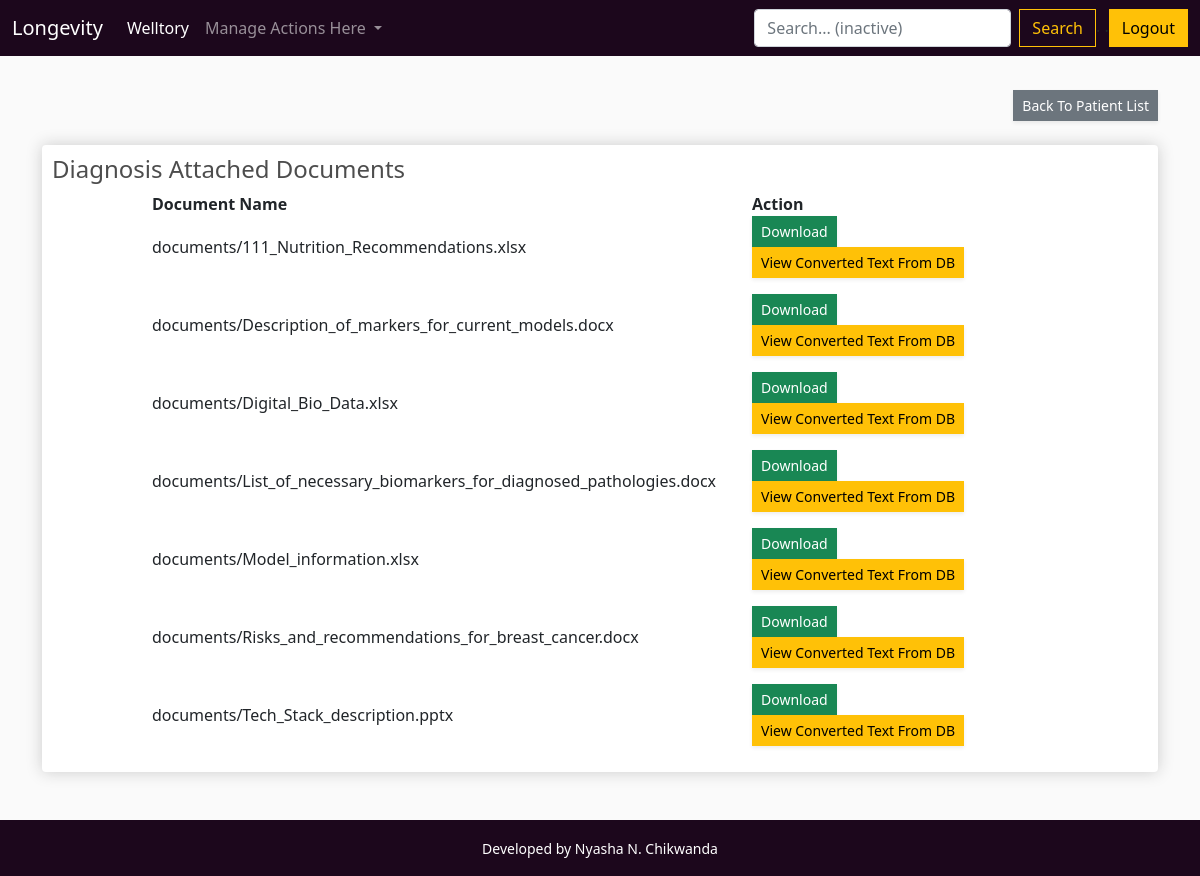
Page /welltory/diagnosisdoclist/1/ (signed in) on the earlier database version.
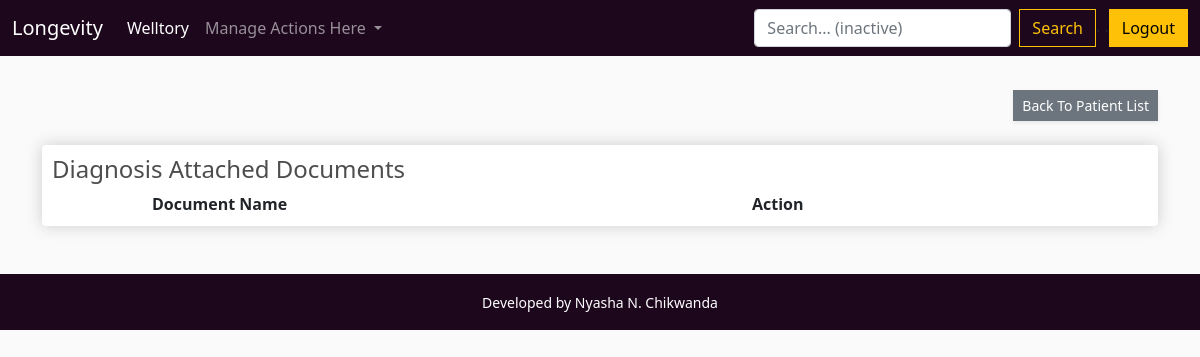
Same page on the later database version.
### welltory/models.py (models this page shows, shortened)
class DiagnosisDoc(models.Model):
    upload = models.FileField(upload_to='documents')
    diagnosis = models.ForeignKey(Diagnosis, on_delete=models.CASCADE)
    content = models.CharField(max_length=2000, null=True)

### welltory/views.py (the view)
# urls.py: path('diagnosisdoclist/<id>/', views.DiagnosisDocListView.as_view(), name='diagnosisdoclist'),
class DiagnosisDocListView(LoginRequiredMixin, generic.ListView):
    model = DiagnosisDoc
    template_name = 'clinic/diagnosisdoclist.html'
    context_object_name = 'diagnosisdoclist'
    paginate_by = 20
    def get_queryset(self):
        self.diagnosis = get_object_or_404(Diagnosis, pk=self.kwargs['id'])
        diagnosis = self.diagnosis.pk
        return DiagnosisDoc.objects.filter(diagnosis=diagnosis)
    def get_context_data(self, **kwargs):
        context = super().get_context_data(**kwargs)
        context['diagnosis'] = self.diagnosis
        return context

### welltory/templates/clinic/diagnosisdoclist.html (shortened to what this page needs)
{% extends 'clinic/main.html' %}
{% load static %}
{% block content %}
<br/>
<div class="row">
    <div class="col-lg-12">
        <div align="right">
            <a href="{% url 'welltory:patientlist' %}"
               class="d-none d-sm-inline-block btn btn-sm btn-secondary shadow-sm">
                Back To Patient List</a>
        </div>
        <br/>
        <div class="box-element">
            <h4>Diagnosis Attached Documents</h4>
            <table>
                <tr>
                    <td width="100"></td>
                    <td width="600"><b>Document Name</b></td>
                    <td width="300"><b>Action</b></td>
                </tr>
                {% for diagnosisdoc in diagnosisdoclist %}
                <tr>
                    <td></td>
                    <td><p>{{ diagnosisdoc.upload }}</p></td>
                    <td><p>
                        <a href="{% url 'welltory:diagnosisdownload' diagnosisdoc.id %}"
                            class="d-none d-sm-inline-block btn btn-sm btn-success shadow-sm">
                             Download</a>
                        <a href="{% url 'welltory:documenttext' diagnosisdoc.id %}"
                            class="d-none d-sm-inline-block btn btn-sm btn-warning shadow-sm">
                             View Converted Text From DB</a>
                    </p></td>
                </tr>
                {% endfor %}
            </table>
        </div>
    </div>
</div>
</div>
<br/>
{% endblock content %}

Differences in the rows shown:
removed DiagnosisDoc: upload "documents/111_Nutrition_Recommendations.xlsx"
removed DiagnosisDoc: upload "documents/Description_of_markers_for_current_models.docx"
removed DiagnosisDoc: upload "documents/Digital_Bio_Data.xlsx"
removed DiagnosisDoc: upload "documents/List_of_necessary_biomarkers_for_diagnosed_pathologies.docx"
removed DiagnosisDoc: upload "documents/Model_information.xlsx"
removed DiagnosisDoc: upload "documents/Risks_and_recommendations_for_breast_cancer.docx"
removed DiagnosisDoc: upload "documents/Tech_Stack_description.pptx"
